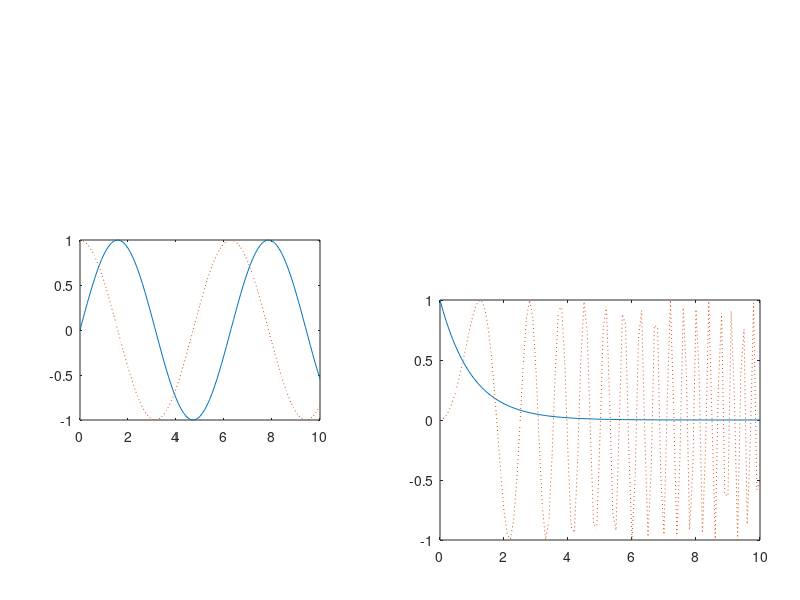

MATLAB code to generate this figure:
% GuiDm_15  Using subplot with axes.
% Copyright S. Nakamura, 1995
close,h1=figure(1);
set(h1,'Position',[300,300,350,350],...
       'NUmberTitle','off',...
       'Name','GuiDm_15  Using subplot with axes')
x=0:0.1:10;
h1=axes('Position',[0.1, 0.3, 0.3, 0.3]);
plot(x,sin(x));
h2=axes('Position',[0.55, 0.1, 0.4, 0.4]);
plot(x,exp(-x))
%
subplot(h1)
hold on; plot(x,cos(x),':'); hold off
%
subplot(h2)
hold on; plot(x,sin(x.*x),':'); hold off
